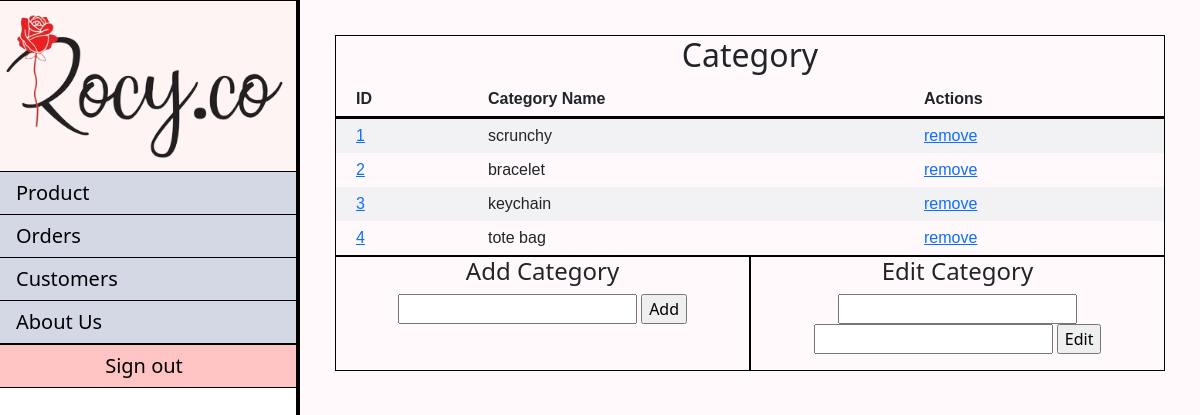
Page /AdminCategory/index (signed in) on the committed database.
### tables this page shows
CREATE TABLE `category` (
  `category_id` int(2) NOT NULL,
  `category` varchar(50) NOT NULL
);

### app/core/Controller.php (called while the page is built, shortened)
<?php
class Controller{
	function view($name, $data = []){
		include('app/views/' . $name . '.php');
	}
}

### app/core/App.php (called while the page is built, shortened)
<?php
class App{
	function __construct(){
		$request = $this->parseUrl($_GET['url'] ?? '');
		$method = 'index';
		if(file_exists('app/controllers/' . $request[0] . '.php'))
		{
			unset($request[0]);
		}
		$controller = new $controller;
		if(isset($request[1]) && method_exists($controller, $request[1])){
			$method = $request[1];
			unset($request[1]);
		}
		$params = array_values($request);
		call_user_func_array([$controller, $method], $params);
	}
	function parseUrl($url){
		return explode('/', trim($url, '/'));
	}
}

### index.php (called while the page is built, shortened)
<?php
new app\core\App;

### app/models/Category.php (called while the page is built, shortened)
<?php
class Category extends \app\core\Model{
	public function getAll(){
		$SQL = "SELECT * FROM category";
		$STH = self::$connection->prepare($SQL);
		$STH->execute();
		$STH->setFetchMode(\PDO::FETCH_CLASS, 'app\\models\\Category');
		return $STH->fetchAll();
	}
}

### app/core/Model.php (called while the page is built, shortened)
<?php
class Model{
	public static ?PDO $connection = null;
	public function __construct(){
		if(self::$connection == null){
			$env = \Dotenv\Dotenv::createImmutable(getcwd());
			$host = $_ENV['db_host'];
			$dbname = $_ENV['db_name'];
			$user = $_ENV['db_user'];
			$pass = $_ENV['db_pass'];
			$charset = $_ENV['db_charset'];
			try {
				$options = [
					PDO::ATTR_ERRMODE => PDO::ERRMODE_EXCEPTION,
					PDO::ATTR_DEFAULT_FETCH_MODE => PDO::FETCH_CLASS,
					PDO::ATTR_EMULATE_PREPARES => false
				];
				self::$connection = new PDO("mysql:host=$host;dbname=$dbname;charset=$charset", $user, $pass, $options);
				self::$connection->query("SET NAMES $charset");
			}
			catch(PDOException $e) {
				echo $e->getMessage();
			}
		}
	}
}

### app/views/AdminCategory/index.php (the view, shortened to what this page needs)
<link rel="stylesheet" type="text/css" href="/resources/styles/adminCategory.css">
 	<div class="main">
		<div class="categoryList">
			<h2><?= _('Category')?></h2>
			<table>
					<tr>
						<th class="attributes"><?= _('ID')?></th>
						<th class="attributes"><?= _('Category Name') ?></th>
						<th class="attributes"><?= _('Actions') ?></th>
					</tr>
					<?php foreach ($data['categories'] as $category) { ?>
					<tr>
						<td><a onclick="setSelectedId(<?=$category->category_id?>, '<?=$category->category?>')" href='#'><?= htmlentities($category->category_id) ?></a></td>
						<td><?= htmlentities($category->category) ?></td>
						 <td>
 							<a href='/AdminCategory/delete/<?=$category->category_id?>'><?= _('remove') ?></a>
						</td>
					</tr>
					<?php
					}
					?>
			</table>
		</div>
		<div class="addEdit">
			<div class="addCategory">
				<h4><?= _('Add Category')?></h4>
				<form class="form-addCategory" method="post" action="" enctype="multipart/form-data" style="">
					<div class="btn-addCategory">
						<input type="text" name="category">
						<input type="submit" name="addAction" value="Add">
					</div>
				</form>
			</div>
			<div class="editCategory">
				<h4><?= _('Edit Category')?></h4>
				<form class="form-editCategory" method="post" enctype="multipart/form-data" action="/AdminCategory/edit/">
					<div class="btn-editCategory">
						<input type="text" name="categoryId" style="" readonly value="">
						<input class="btn-input" type="text" name="categoryName" value="">
						<input type="submit" name="editAction" value="Edit">
					</div>
				</form>
			</div>
		</div>
	</div>
</div>
</body>

### resources/styles/adminCategory.css (style rules this page uses)
.main { background-color: #FFF9FB; order: 2; flex-grow: 1; padding: 35px; text-align: center; }
.categoryList { border: 1px solid black; }
.attributes { border-bottom: 3px solid black; }
table { font-family: arial, sans-serif; border-collapse: collapse; width: 100%; }
td, th { text-align: left; padding: 8px; padding-left: 20px; }
tr:nth-child(even) { background-color: #F2F1F4; }
.addEdit { display: flex; }
.addCategory { order: 1; flex: 50%; border: 1px solid black; }
.editCategory { order: 2; flex: 50%; border: 1px solid black; }

### resources/styles/default.css (style rules this page uses)
body { margin: 0px; padding: 0px; background-repeat: no-repeat; background: fixed; background: #FFE1EB; background-size: cover; }

### rows in the picture
category: category_id "1", category "scrunchy"
category: category_id "2", category "bracelet"
category: category_id "3", category "keychain"
category: category_id "4", category "tote bag"

### other values in the picture
_('Category') "Category"
_('ID') "ID"
_('Category Name') "Category Name"
_('Actions') "Actions"
_('Add Category') "Add Category"
_('Edit Category') "Edit Category"
